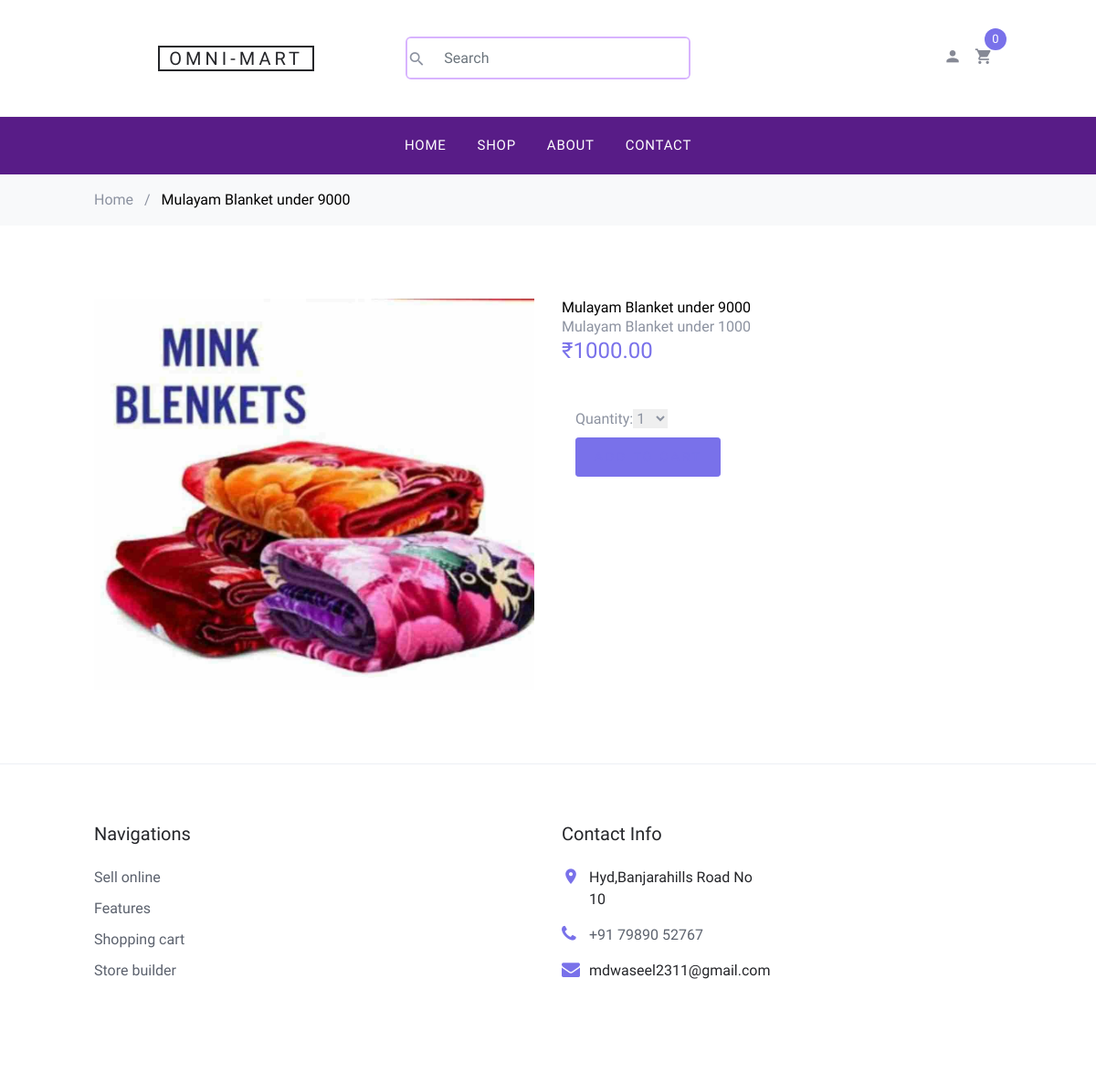
Page /7/blanket-under-100/ on the committed database.
### shop/models.py (models this page shows, shortened)
class Product(models.Model):
    category = models.ForeignKey(Category, related_name='products',
                                 on_delete=models.CASCADE)
    name = models.CharField(max_length=200, db_index=True)
    slug = models.SlugField(max_length=200, db_index=True)
    image = models.ImageField(upload_to='products/%Y/%m/%d', blank=True)
    description = models.TextField(blank=True)
    price = models.DecimalField(max_digits=10, decimal_places=2)
    available = models.BooleanField(default=True)
    created = models.DateTimeField(auto_now_add=True)
    updated = models.DateTimeField(auto_now=True)
    vendor = models.ForeignKey(User, on_delete=models.CASCADE, default=1)
    class Meta:
        ordering = ('name',)
        indexes = [
            Index(fields=['id', 'slug']),
        ]

### shop/views.py (the view)
# urls.py: path('<int:id>/<slug:slug>/', views.product_detail, name='product_detail'),
def product_detail(request, id, slug):
    product = get_object_or_404(Product, id=id, slug=slug, available=True)
    cart_product_form = CartAddProductForm()
    context = {'product': product, 'cart_product_form': cart_product_form}
    return render(request, 'shop/product/detail.html', context)

### cart/forms.py
class CartAddProductForm(forms.Form):
    quantity = forms.TypedChoiceField(choices=PRODUCT_QUANTITY_CHOICES, coerce=int)
    update = forms.BooleanField(required=False, initial=False, widget=forms.HiddenInput)

### cart/cart.py (called while the page is built)
    def __len__(self):
        return sum(item['quantity'] for item in self.cart.values())

### cart/context_processors.py (called while the page is built)
def cart(request):
    return {'cart': Cart(request)}

### shop/templates/shop/product/detail.html (shortened to what this page needs)
{% extends "shop/base/base.html" %}
{% load static %}
{% load crispy_forms_tags %}
{% block content %}
    <div class="bg-light py-3">
      <div class="container">
        <div class="row">
          <div class="col-md-12 mb-0"><a href="index.html">Home</a> <span class="mx-2 mb-0">/</span> <strong class="text-black">{{ product.name }}</strong></div>
        </div>
      </div>
    </div>
    <div class="site-section">
      <div class="container">
        <div class="row">
          <div class="col-md-6">
            <img src="{{ product.image.url }}" alt="Image" class="img-fluid">
          </div>
          <div class="col-md-6">
            <h2 class="text-black mr-2">{{ product.name }}</h2>
            <p>{{ product.description|linebreaks }}</p>
            <p><strong class="text-primary h4">₹{{ product.price }}</strong></p>
            <div class="mt-5 col-md-5">
              <form action="{% url "cart:cart_add" product.id %}" method="post">
                {{ cart_product_form }}
                <input type="submit" class="buy-now btn btn-sm btn-primary" style=" color: #7971ea;" value="Add to cart">
              </form>
            </div>
            </div>
          </div>
        </div>
      </div>
    </div>
{% endblock %}

### shop/static/css/style.css (style rules this page uses)
body { line-height: 1.7; color: #8c92a0; font-weight: 300; font-size: 16px; }
a { -webkit-transition: .3s all ease; -o-transition: .3s all ease; transition: .3s all ease; }
.text-black { color: #000; }
.btn { text-transform: uppercase; position: relative; -webkit-transition: 0.2s all ease-in-out !important; -o-transition: 0.2s all ease-in-out !important; transition: 0.2s all ease-in-out !important; top: 0; letter-spacing: .05em; }
.btn.btn-sm { font-size: 14px !important; padding: 10px 20px !important; }
.btn.btn-primary { font-size: 17px; font-weight: 300; letter-spacing: .2em; }
.site-section { padding: 2.5em 0; }
@media (min-width: 768px) { .site-section { padding: 5em 0; } }

### rows in the picture
Product: name "Mulayam Blanket under 9000", image (placeholder picture), description "Mulayam Blanket under 1000", price "1000.00"
